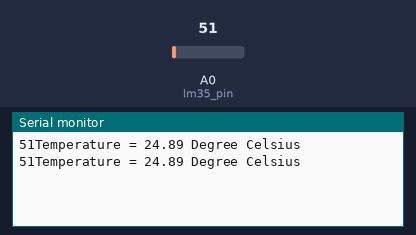
Bench run of a sketch on a simulated Arduino Uno, built with avr-gcc and run on an emulated ATmega328P. On the bench: the last lines printed to the serial monitor. Inputs (shaded band) come from the test bench; at power-on: A0 (lm35_pin) = 51.

Above: at 1.8 s.
1.9 s: A0 (lm35_pin) set to 61
At 2.8 s:
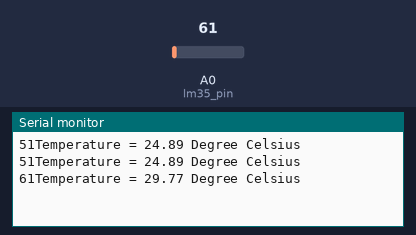
3.4 s: A0 (lm35_pin) set to 71
At 4.5 s:
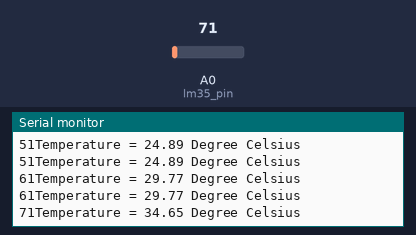
Timing chart, 0 to 6.4 s (numbered marks = the images above; inputs shaded):
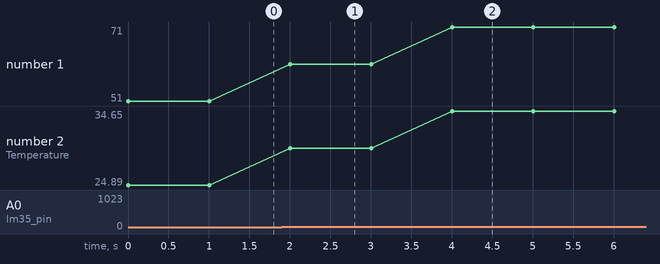

Measured:
- after the input at 1.9 s, the serial monitor: prints a new line after 0.10 s (image 1)
- after the input at 3.4 s, the serial monitor: prints a new line after 0.60 s (image 2)
- plotted number 1: 51 → 61 after the input at 1.9 s, 61 → 71 after the input at 3.4 s
- plotted number 2: 24.89 → 29.77 after the input at 1.9 s, 29.77 → 34.65 after the input at 3.4 s

The sketch:

Sicaklik_sensoru_lm35.ino
```cpp
const int lm35_pin = A0;  /* LM35 O/P pin */

void setup() {
  Serial.begin(9600);
}

void loop() {
  int temp_adc_val;
  float temp_val;
  temp_adc_val = analogRead(lm35_pin);  /* Read Temperature */
  temp_val = (temp_adc_val * 4.88); /* Convert adc value to equivalent voltage */
  temp_val = (temp_val/10); /* LM35 gives output of 10mv/°C */
  Serial.print(temp_adc_val);
  Serial.print("Temperature = ");
  Serial.print(temp_val);
  Serial.print(" Degree Celsius\n");
  delay(1000);
}
```
